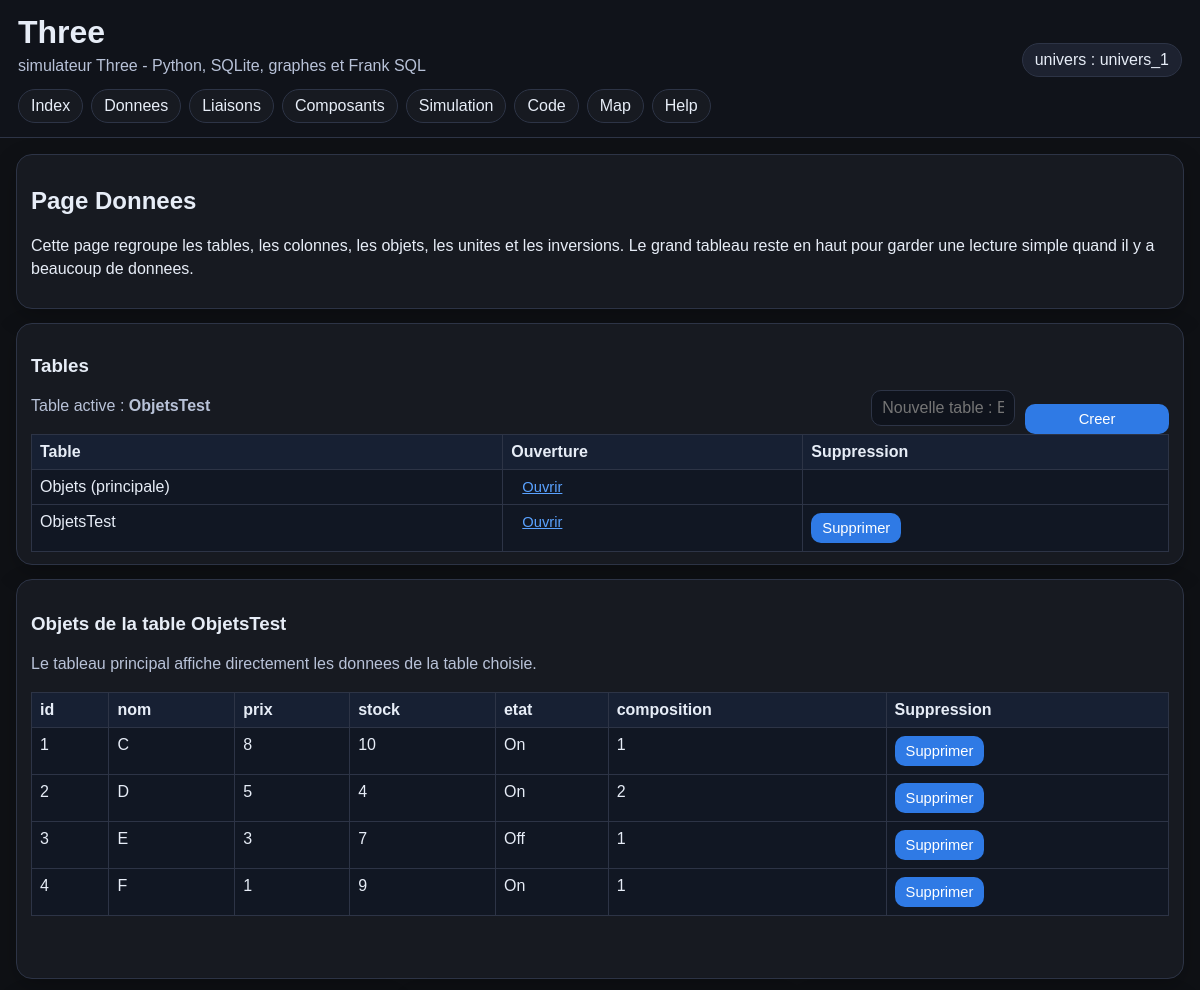
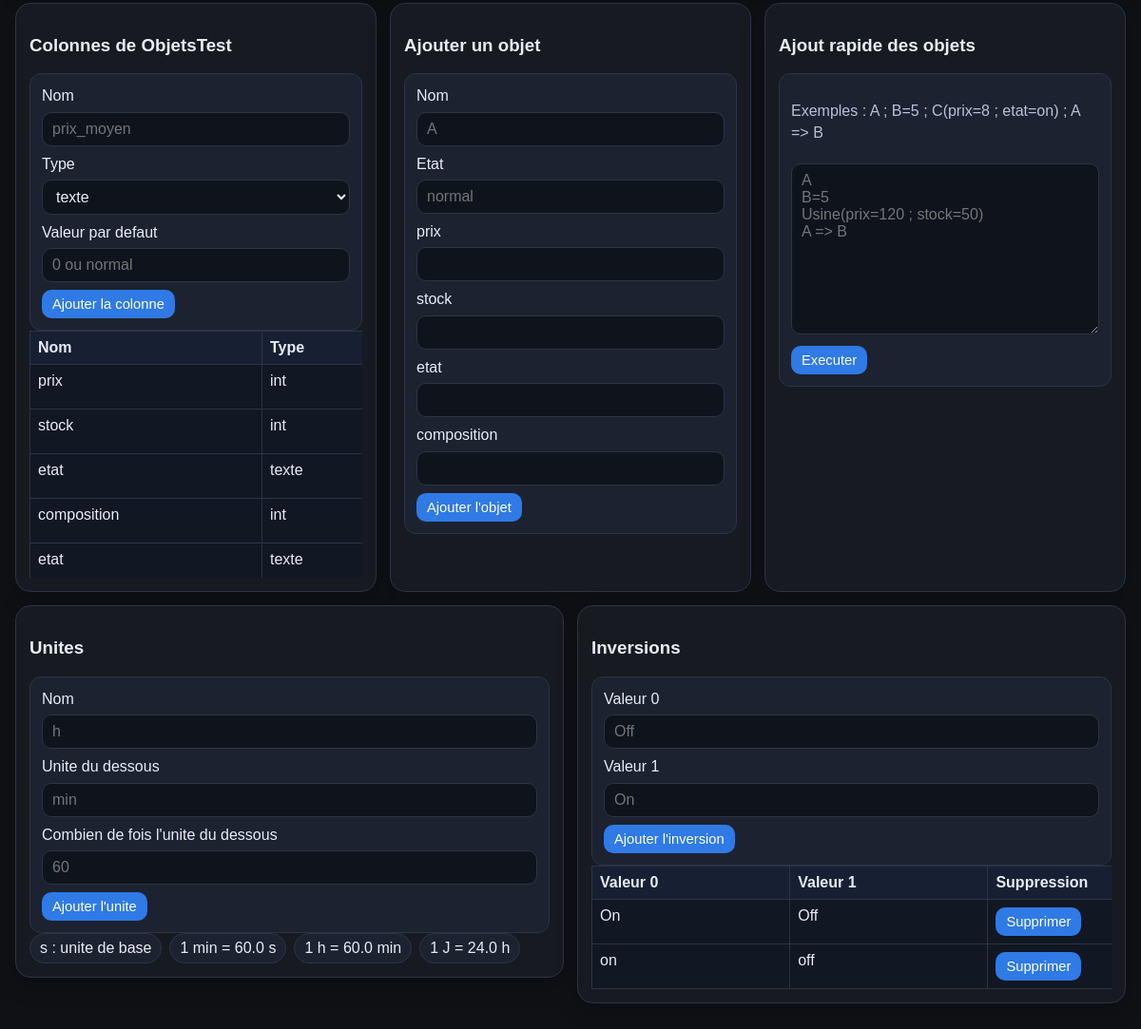
The page /donnees?table=ObjetsTest on the database its author committed (2 pictures, top to bottom).
### tables this page shows
CREATE TABLE tables_nsi(id INTEGER PRIMARY KEY AUTOINCREMENT, nom_table TEXT UNIQUE, est_principale INTEGER DEFAULT 0);

CREATE TABLE ObjetsTest(id INTEGER PRIMARY KEY AUTOINCREMENT, nom TEXT UNIQUE, prix INTEGER, stock INTEGER, etat TEXT, composition INTEGER);

CREATE TABLE colonnes_nsi(id INTEGER PRIMARY KEY AUTOINCREMENT, nom_table TEXT, nom_colonne TEXT, type_colonne TEXT, position INTEGER, valeur_defaut TEXT DEFAULT "", UNIQUE(nom_table, nom_colonne));

CREATE TABLE unites(id INTEGER PRIMARY KEY AUTOINCREMENT, nom TEXT UNIQUE, unite_du_dessous TEXT, facteur REAL, rang INTEGER);

CREATE TABLE inversions(id INTEGER PRIMARY KEY AUTOINCREMENT, valeur_0 TEXT, valeur_1 TEXT);

### app.py (the view, shortened to what this page needs)
@app.route('/donnees', methods=['GET', 'POST'])
def page_donnees():
    nom_table = table_courante()
    tables = vers_dicts(base_donnees.liste_tables_nsi())
    objets = vers_dicts(base_donnees.liste_objets(nom_table))
    colonnes = vers_dicts(base_donnees.liste_colonnes_table(nom_table))
    colonnes_physiques = list(base_donnees.colonnes_physiques(nom_table))
    unites = vers_dicts(base_donnees.liste_unites())
    inversions = vers_dicts(base_donnees.liste_inversions())
    return render_template(
        'donnees.html',
        tables=tables,
        table_active=nom_table,
        objets=objets,
        colonnes=colonnes,
        colonnes_physiques=colonnes_physiques,
        unites=unites,
        inversions=inversions
    )

### app.py (called while the page is built)
def initialiser_univers():
    univers = session.get('univers', 'univers_1')
    base_donnees.choisir_univers(univers)

@app.before_request
def avant_requete():
    initialiser_univers()

@app.context_processor
def contexte_global():
    return {'nom_app': 'Three', 'univers_actuel': session.get('univers', 'univers_1')}

def table_courante():
    return request.args.get('table', request.form.get('table', base_donnees.nom_table_principale()))

def vers_dicts(lignes):
    return [dict(ligne) for ligne in lignes]

### base_donnees.py (called while the page is built)
def choisir_univers(nom_univers):
    global UNIVERS_ACTUEL
    if nom_univers not in ('univers_1', 'univers_2', 'univers_3'):
        nom_univers = 'univers_1'
    UNIVERS_ACTUEL = nom_univers
    creer_tables()

def chemin_bdd():
    os.makedirs(DOSSIER_DATA, exist_ok=True)
    return os.path.join(DOSSIER_DATA, UNIVERS_ACTUEL + '.db')

def connexion():
    con = sqlite3.connect(chemin_bdd())
    con.row_factory = sqlite3.Row
    con.execute('PRAGMA foreign_keys = ON')
    return con

def executer(requete, parametres=()):
    with connexion() as con:
        con.execute(requete, tuple(parametres))
        con.commit()

def lire_tout(requete, parametres=()):
    with connexion() as con:
        return con.execute(requete, tuple(parametres)).fetchall()

def lire_un(requete, parametres=()):
    with connexion() as con:
        return con.execute(requete, tuple(parametres)).fetchone()

def liste_tables_nsi():
    return lire_tout('SELECT * FROM tables_nsi ORDER BY est_principale DESC, nom_table')

def nom_table_principale():
    ligne = lire_un('SELECT nom_table FROM tables_nsi WHERE est_principale = 1')
    return ligne['nom_table'] if ligne else 'Objets'

def info_colonnes_physiques(nom_table):
    return lire_tout('PRAGMA table_info(' + nom_table + ')')

def colonnes_physiques(nom_table):
    return [ligne['name'] for ligne in info_colonnes_physiques(nom_table)]

def liste_colonnes_table(nom_table):
    return lire_tout('SELECT * FROM colonnes_nsi WHERE nom_table = ? ORDER BY position, nom_colonne', (nom_table,))

def liste_objets(nom_table=None):
    if nom_table is None:
        nom_table = nom_table_principale()
    if not lire_un("SELECT name FROM sqlite_master WHERE type='table' AND name = ?", (nom_table,)):
        return []
    return lire_tout('SELECT * FROM ' + nom_table + ' ORDER BY id')

def liste_unites():
    return lire_tout('SELECT * FROM unites ORDER BY rang')

def liste_inversions():
    return lire_tout('SELECT * FROM inversions ORDER BY id DESC')

### templates/donnees.html (shortened to what this page needs)
{% extends "base.html" %}
{% block contenu %}
<section class="bloc bloc-compact">
    <h2>Page Donnees</h2>
    <p>Cette page regroupe les tables, les colonnes, les objets, les unites et les inversions. Le grand tableau reste en haut pour garder une lecture simple quand il y a beaucoup de donnees.</p>
</section>
<section class="bloc bloc-compact">
    <div class="barre-section">
        <div>
            <h3>Tables</h3>
            <p class="note">Table active : <strong>{{ table_active }}</strong></p>
        </div>
        <form method="post" class="ligne-formulaire compacte">
            <input name="nom_table_nouvelle" placeholder="Nouvelle table : Economie">
            <button type="submit" class="btn-mini">Creer</button>
        </form>
    </div>
    <div class="zone-defilement-hauteur zone-defilement-hauteur-petite">
        <table class="tableau-large">
            <tr><th>Table</th><th>Ouverture</th><th>Suppression</th></tr>
            {% for ligne in tables %}
            <tr>
                <td>{{ ligne['nom_table'] }}{% if ligne['est_principale'] == 1 %} (principale){% endif %}</td>
                <td><a class="btn-mini" href="{{ url_for('page_donnees', table=ligne['nom_table']) }}">Ouvrir</a></td>
                <td>
                    {% if ligne['est_principale'] != 1 %}
                    <form method="post" class="inline">
                        <button type="submit" class="btn-mini">Supprimer</button>
                    </form>
                    {% endif %}
                </td>
            </tr>
            {% endfor %}
        </table>
    </div>
</section>
<section class="bloc bloc-principal-donnees">
    <div class="barre-section">
        <div>
            <h3>Objets de la table {{ table_active }}</h3>
            <p class="note">Le tableau principal affiche directement les donnees de la table choisie.</p>
        </div>
    </div>
    <div class="zone-defilement zone-haute">
        <table class="tableau-large">
            <tr>
                {% if objets %}
                    {% for cle in objets[0].keys() %}<th>{{ cle }}</th>{% endfor %}
                {% else %}
                    {% for cle in colonnes_physiques %}<th>{{ cle }}</th>{% endfor %}
                {% endif %}
                <th>Suppression</th>
            </tr>
            {% for objet in objets %}
            <tr>
                {% for cle in objet.keys() %}
                    <td>{{ objet[cle] }}</td>
                {% endfor %}
                <td>
                    <form method="post" class="inline">
                        <button type="submit" class="btn-mini">Supprimer</button>
                    </form>
                </td>
            </tr>
            {% endfor %}
        </table>
    </div>
</section>
<div class="mini-grille">
    <section class="bloc">
        <h3>Colonnes de {{ table_active }}</h3>
        <form method="post" class="carte-formulaire compacte-formulaire">
            <label>Nom</label><input name="nom_colonne" placeholder="prix_moyen">
            <label>Type</label>
            <select name="type_colonne"><option value="texte">texte</option><option value="int">int</option><option value="float">float</option></select>
            <label>Valeur par defaut</label><input name="valeur_defaut" placeholder="0 ou normal">
            <button type="submit" class="btn-mini">Ajouter la colonne</button>
        </form>
        <div class="zone-defilement-hauteur zone-defilement-hauteur-petite">
            <table class="tableau-large">
                <tr><th>Nom</th><th>Type</th><th>VD</th><th>Action</th></tr>
                {% for colonne in colonnes %}
                <tr>
                    <td>{{ colonne['nom_colonne'] }}</td>
                    <td>{{ colonne['type_colonne'] }}</td>
                </tr>
                {% endfor %}
                {% if 'etat' in colonnes_physiques %}
                <tr><td>etat</td><td>texte</td></tr>
                {% endif %}
            </table>
        </div>
    </section>
    <section class="bloc">
        <h3>Ajouter un objet</h3>
        <form method="post" class="carte-formulaire compacte-formulaire">
            <label>Nom</label><input name="nom" placeholder="A">
            {% if 'etat' in colonnes_physiques %}
            <label>Etat</label><input name="etat" placeholder="normal">
            {% endif %}
            {% for colonne in colonnes %}
                <label>{{ colonne['nom_colonne'] }}</label><input name="{{ colonne['nom_colonne'] }}">
            {% endfor %}
            <button type="submit" class="btn-mini">Ajouter l'objet</button>
        </form>
    </section>
    <section class="bloc">
        <h3>Ajout rapide des objets</h3>
        <form method="post" class="carte-formulaire compacte-formulaire">
            <p class="note">Exemples : A ; B=5 ; C(prix=8 ; etat=on) ; A =&gt; B</p>
            <textarea name="bloc_objets" rows="9" placeholder="A&#10;B=5&#10;Usine(prix=120 ; stock=50)&#10;A => B"></textarea>
            <button type="submit" class="btn-mini">Executer</button>
        </form>
    </section>
</div>
<div class="grille-2">
    <section class="bloc">
        <h3>Unites</h3>
        <form method="post" class="carte-formulaire compacte-formulaire">
            <label>Nom</label><input name="nom_unite" placeholder="h">
            <label>Unite du dessous</label><input name="unite_dessous" placeholder="min">
            <label>Combien de fois l'unite du dessous</label><input name="facteur" placeholder="60">
            <button type="submit" class="btn-mini">Ajouter l'unite</button>
        </form>
        <div class="liste-resumes">
            {% for unite in unites %}
                <span class="pill-resume">
                {% if unite['unite_du_dessous'] %}
                    1 {{ unite['nom'] }} = {{ unite['facteur'] }} {{ unite['unite_du_dessous'] }}
                {% else %}
                    {{ unite['nom'] }} : unite de base
                {% endif %}
                </span>
            {% endfor %}
        </div>
    </section>
    <section class="bloc">
        <h3>Inversions</h3>
        <form method="post" class="carte-formulaire compacte-formulaire">
            <label>Valeur 0</label><input name="valeur_0" placeholder="Off">
            <label>Valeur 1</label><input name="valeur_1" placeholder="On">
            <button type="submit" class="btn-mini">Ajouter l'inversion</button>
        </form>
        <div class="zone-defilement-hauteur zone-defilement-hauteur-petite">
            <table class="tableau-large">
                <tr><th>Valeur 0</th><th>Valeur 1</th><th>Suppression</th></tr>
                {% for ligne in inversions %}
                <tr><td>{{ ligne['valeur_0'] }}</td><td>{{ ligne['valeur_1'] }}</td><td><form method="post" class="inline"><button type="submit" class="btn-mini">Supprimer</button></form></td></tr>
                {% endfor %}
            </table>
        </div>
    </section>
</div>
{% endblock %}

### static/style.css (style rules this page uses)
:root { --fond: #0f1115; --surface: #171a21; --surface-2: #1d2230; --bordure: #2d3446; --texte: #e7edf7; --texte-doux: #b8c2d8; --accent: #5aa2ff; --accent-fort: #2f7ae5; --danger: #cc5a5a; --succes: #4caf73; }
* { box-sizing: border-box; }
body { margin: 0; font-family: Arial, Helvetica, sans-serif; background: var(--fond); color: var(--texte); }
a { color: var(--accent); }
.bloc { background: var(--surface); border: 1px solid var(--bordure); border-radius: 16px; padding: 14px; margin-bottom: 14px; box-shadow: 0 8px 24px rgba(0,0,0,0.22); }
.bloc-compact { padding: 12px 14px; }
.bloc-principal-donnees { min-height: 50vh; }
.grille-2 { display: grid; grid-template-columns: repeat(auto-fit, minmax(420px, 1fr)); gap: 14px; align-items: start; }
.mini-grille { display: grid; grid-template-columns: repeat(auto-fit, minmax(280px, 1fr)); gap: 14px; margin-top: 14px; }
.carte-formulaire { background: var(--surface-2); border: 1px solid var(--bordure); border-radius: 12px; padding: 12px; }
label, p, li { line-height: 1.4; }
.note { color: var(--texte-doux); }
input, select, textarea, button { width: 100%; font: inherit; border-radius: 10px; }
input, select, textarea { background: #0f131c; color: var(--texte); border: 1px solid var(--bordure); padding: 8px 10px; margin-top: 5px; margin-bottom: 8px; }
textarea { resize: vertical; min-height: 100px; }
button, .bouton-lien { background: var(--accent-fort); color: white; border: none; text-decoration: none; display: inline-block; text-align: center; padding: 8px 12px; cursor: pointer; }
.btn-mini { width: auto; padding: 7px 11px; font-size: 0.92rem; margin-bottom: 0; }
.zone-defilement { overflow: auto; max-width: 100%; }
.zone-defilement-hauteur { overflow: auto; max-height: 420px; }
.zone-defilement-hauteur-petite { max-height: 260px; }
.zone-haute { max-height: 60vh; }
.tableau-large, table { width: 100%; min-width: 720px; border-collapse: collapse; }
th, td { border: 1px solid var(--bordure); padding: 8px; text-align: left; vertical-align: top; background: #111723; }
th { position: sticky; top: 0; background: #172033; z-index: 1; }
.barre-section { display: flex; justify-content: space-between; gap: 12px; align-items: end; flex-wrap: wrap; }
.ligne-formulaire { display: flex; gap: 10px; align-items: end; }
.ligne-formulaire.compacte > * { flex: 1; }
.liste-resumes { display: flex; flex-wrap: wrap; gap: 8px; }
.pill-resume { background: var(--surface-2); border: 1px solid var(--bordure); border-radius: 999px; padding: 6px 10px; }
.inline { display: inline-block; }

### rows shown on the page
tables_nsi: nom_table "Objets", est_principale "(principale)"
tables_nsi: nom_table "ObjetsTest"
ObjetsTest: id "1" "C" "8" "10" "On" "1"
ObjetsTest: id "2" "D" "5" "4" "On" "2"
ObjetsTest: id "3" "E" "3" "7" "Off" "1"
ObjetsTest: id "4" "F" "1" "9" "On" "1"
colonnes_nsi: nom_colonne "prix", type_colonne "int"
colonnes_nsi: nom_colonne "stock", type_colonne "int"
colonnes_nsi: nom_colonne "etat", type_colonne "texte"
colonnes_nsi: nom_colonne "composition", type_colonne "int"
unites: nom "min", facteur "60.0", unite_du_dessous "s"
unites: nom "h", facteur "60.0", unite_du_dessous "min"
unites: nom "J", facteur "24.0", unite_du_dessous "h"
inversions: valeur_0 "On", valeur_1 "Off"
inversions: valeur_0 "on", valeur_1 "off"

### other values the page prints
{{ nom_app }} "Three"
{{ univers_actuel }} "univers_1"
{{ table_active }} "ObjetsTest"
{{ cle }} "id" "nom" "prix" "stock" "etat" "composition"
{{ unite['nom'] }} "s"
